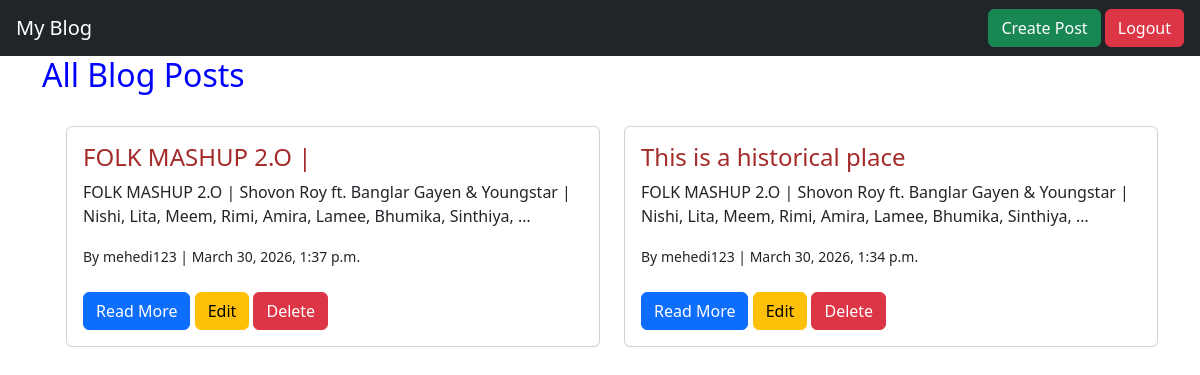
Screenshot of / (signed in) with the database file from the repository.
### blog/models.py (models this page shows, shortened)
class Post(models.Model):
    title = models.CharField(max_length=200)
    content = models.TextField()
    author = models.ForeignKey(User, on_delete=models.CASCADE)
    created_at = models.DateTimeField(auto_now_add=True)
    likes = models.ManyToManyField(User, related_name='post_likes', blank=True)

### blog/views.py (the view)
# urls.py: path('', views.home, name='home'),
def home(request):
    posts = Post.objects.all().order_by('-created_at')
    return render(request, 'home.html', {'posts': posts})

### blog/templates/home.html
{% extends 'base.html' %}
{% block content %}
<h2 style="color: blue;" class="t-center">All Blog Posts</h2>
<div class="d-flex mt-3 ms-4 gap-4">
    {% for post in posts %}
<div class="card mt-3 ">
    <div class="card-body">
        <h4 style="color: brown;">{{ post.title }}</h4>
        <p>{{ post.content|truncatewords:20 }}</p>
        <small>By {{ post.author }} | {{ post.created_at }}</small>
        <br><br>
        <a href="{% url 'post_detail' post.id %}" class="btn btn-primary">Read More</a>
        {% if user == post.author %}
            <a href="{% url 'edit_post' post.id %}" class="btn btn-warning">Edit</a>
            <a href="{% url 'delete_post' post.id %}" class="btn btn-danger">Delete</a>
        {% endif %}
    </div>
</div>
{% endfor %}
</div>
{% endblock %}

### rows the page displays
Post: title "FOLK MASHUP 2.O |", content "FOLK MASHUP 2.O | Shovon Roy ft. Banglar Gayen & Youngstar | Nishi, Lita, Meem, Rimi, Amira, Lamee, Bhumika, Sinthiya, …", author "mehedi123", created_at "March 30, 2026, 1:37 p.m.", shows "Edit"
Post: title "This is a historical place", content "FOLK MASHUP 2.O | Shovon Roy ft. Banglar Gayen & Youngstar | Nishi, Lita, Meem, Rimi, Amira, Lamee, Bhumika, Sinthiya, …", author "mehedi123", created_at "March 30, 2026, 1:34 p.m.", shows "Edit"
